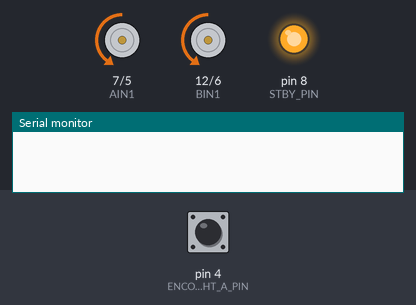
Bench run of a sketch on a simulated Arduino Uno, built with avr-gcc and run on an emulated ATmega328P. Parts: direction and speed pins drawn as motors (green arrow = direction pin HIGH = forward, orange = LOW = backward, longer = more drive, stopped while the standby pin is LOW), output pins drawn as LEDs (lit = HIGH), the last lines printed to the serial monitor. Inputs (shaded band) come from the test bench; at power-on: pin 4 (ENCODER_RIGHT_A_PIN) HIGH.

Above: at 3.0 s.
At 5.0 s:
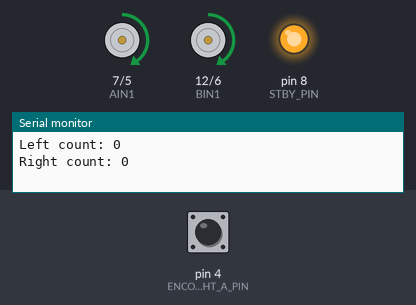
Timing chart, 0 to 7.2 s (numbered marks = the images above):
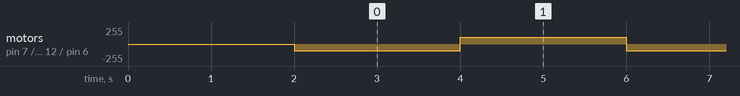

Measured:
- by itself, motor on pin 7 (AIN1) / pin 5 (PWMA_LEFT), motor on pin 12 (BIN1) / pin 6 (PWMB_RIGHT): alternates forward 100/255 for 2.0 s and backward 100/255 for 2.0 s

The sketch:

simple_motor_control.ino
```cpp
#include "Motor.h"

Motor Motor;

#define SPEED 100

void log_stats() {
  noInterrupts();
  Serial.println("Left count: " + String(Motor.encoder_count_left_a));
  Serial.println("Right count: " + String(Motor.encoder_count_right_a));
  Motor.encoder_count_left_a=0;
  Motor.encoder_count_right_a=0;
  interrupts();
}

void setup()
{
  Motor.Pin_init();
  Motor.Encoder_init();
  Serial.begin(115200);
  delay(2000);
}

void loop() {
  Motor.Forward(SPEED);
  delay(2000);

  log_stats();

  Motor.Back(SPEED);
  delay(2000);

  log_stats();
}
```

Motor.cpp
```cpp
#include <Arduino.h>
#include "Motor.h"
#include "PinChangeInt.h"

static void EncoderCountLeftA();
static void EncoderCountRightA();

void Motor::Pin_init()
{
  pinMode(AIN1, OUTPUT);
  pinMode(BIN1, OUTPUT);
  pinMode(PWMA_LEFT, OUTPUT);
  pinMode(PWMB_RIGHT, OUTPUT);
  pinMode(STBY_PIN, OUTPUT);
  digitalWrite(STBY_PIN, HIGH);
}

void Motor::Stop()
{
  // Set speeds zero
  analogWrite(PWMA_LEFT, 0);
  analogWrite(PWMB_RIGHT, 0);
}

void Motor::Forward(int speed)
{
  // Set ain1/bin1 pins low for forward direction
  digitalWrite(AIN1, 0);
  digitalWrite(BIN1, 0);
  analogWrite(PWMA_LEFT, speed);
  analogWrite(PWMB_RIGHT, speed);
}

void Motor::Back(int speed)
{
  // Set ain1/bin1 pins high for backward direction
  digitalWrite(AIN1, 1);
  digitalWrite(BIN1, 1);
  analogWrite(PWMA_LEFT, speed);
  analogWrite(PWMB_RIGHT, speed);
}

unsigned long Motor::encoder_count_left_a;
unsigned long Motor::encoder_count_right_a;

void Motor::Encoder_init()
{
  // Add interrupts for encoder pulses
  attachPinChangeInterrupt(ENCODER_LEFT_A_PIN, EncoderCountLeftA, CHANGE);
  attachPinChangeInterrupt(ENCODER_RIGHT_A_PIN, EncoderCountRightA, CHANGE);
}

static void EncoderCountLeftA()
{
  Motor::encoder_count_left_a++;
}

static void EncoderCountRightA()
{
  Motor::encoder_count_right_a++;
}
```

Motor.h
```cpp
#pragma once

class Motor
{
  public:
    Motor() {}

    void Pin_init();
    void Encoder_init();

    void Stop();
    void Forward(int speed);
    void Back(int speed);

  public:
    static unsigned long encoder_count_left_a;
    static unsigned long encoder_count_right_a;

  private:
    // Pins as defined in IO Pin connection table coming from TB6612FNG
    #define AIN1 7
    #define PWMA_LEFT 5
    #define BIN1 12
    #define PWMB_RIGHT 6
    #define STBY_PIN 8

    // Pins as defined in IO Pin connection table coming from GA37-520 DC geared motor
    #define ENCODER_LEFT_A_PIN 2
    #define ENCODER_RIGHT_A_PIN 4
};
```
